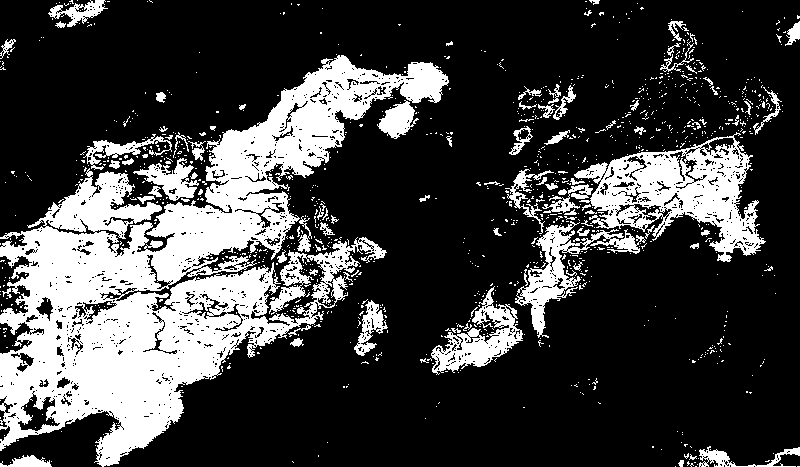

The script that saved this image:
import numpy as np
from PIL import Image
import os
import sys

HERE = os.path.dirname(os.path.abspath(__file__))
src = Image.open(os.path.join(HERE, "..", "maps", "world_solistia_4096.png")).convert("RGB")
# 世界坐标 = (原图坐标 - (320,180)) * 0.5，网格分辨率 = 世界坐标 * 0.5
crop = src.crop((320, 180, 3520, 2048))
W, H = 800, 467
small = crop.resize((W, H), Image.LANCZOS)
small.save(os.path.join(HERE, "small.png"))
hsv = np.asarray(small.convert("HSV")).astype(float)
rgb = np.asarray(small).astype(float)
s = hsv[..., 1]
v = hsv[..., 2]
h = hsv[..., 0]
# 海洋：偏蓝或低饱和的灰白；陆地：暖色高饱和
blue = (rgb[..., 2] > rgb[..., 0] + 4)
mask = (s > float(sys.argv[1]) ) & ~blue
Image.fromarray((s).clip(0, 255).astype(np.uint8)).save(os.path.join(HERE, "sat.png"))
Image.fromarray((mask * 255).astype(np.uint8)).save(os.path.join(HERE, "mask.png"))
print(mask.mean())
